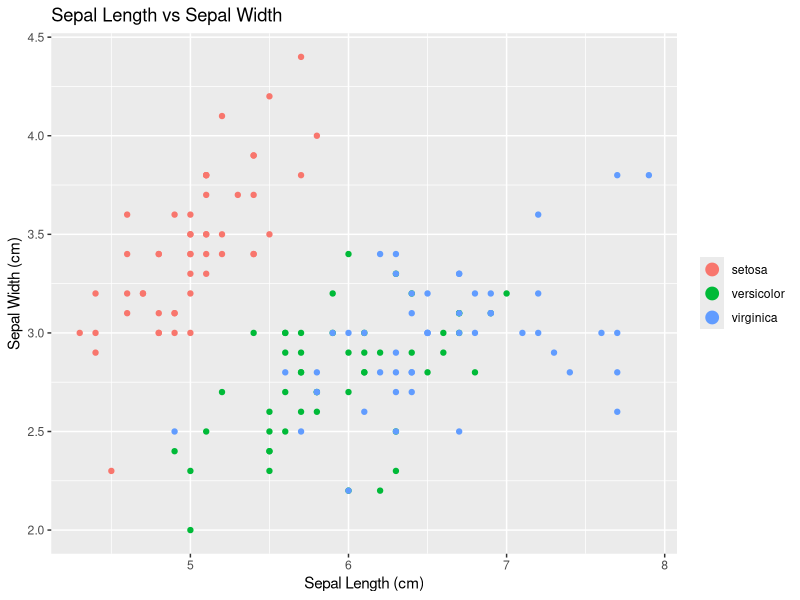
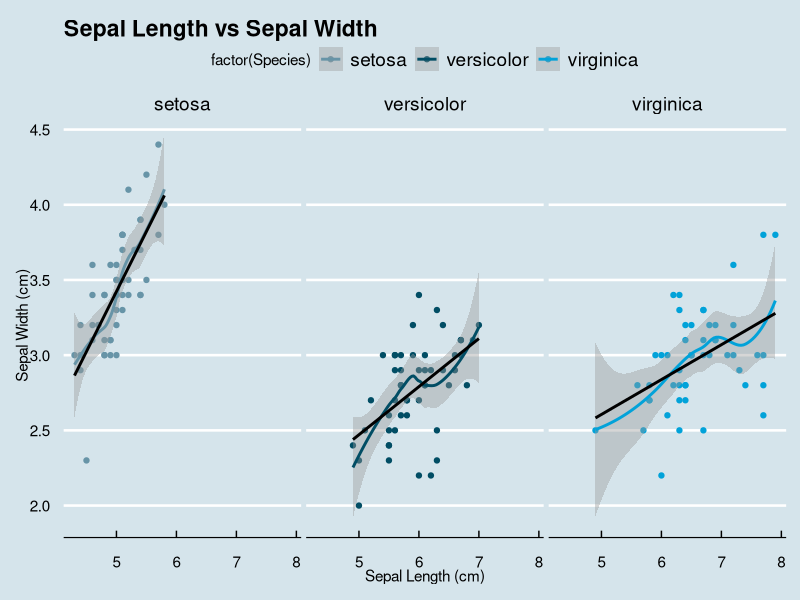

Here is the R script that generated these plots, in order:
#lab 2
#you can find my slides here 
#https://docs.google.com/presentation/d/1GSqoO9xk4hDxuumeuYKlC2eA0TYqK2EBEaLqW6m03vQ/edit?usp=sharing

#ggplot2 cheat sheet
#https://www.rstudio.com/wp-content/uploads/2015/03/ggplot2-cheatsheet.pdf

#load in libraries
library(ggplot2)

#load in built in dataset
data <- iris

#basic scatter plot
g<-ggplot(data, aes(Sepal.Length, Sepal.Width))+geom_point(color="blue")

#lets get a title and axis labels in the mix
g<-g+labs(x="Sepal Length (cm)", y="Sepal Width (cm)", title='Sepal Length vs Sepal Width')

#lets say we want to then color the graph by species of iris
#color is then specified in aes because it is a function of the dataset
#otherwise color would be specified in geom_point()
g<-ggplot(data, aes(Sepal.Length, Sepal.Width, color=factor(Species)))+geom_point()
g<-g+labs(x="Sepal Length (cm)", y="Sepal Width (cm)", title='Sepal Length vs Sepal Width')

#legend title is ugly
g<- g+theme(legend.title=element_blank())

#and the legend dots are tiny
g+guides(colour = guide_legend(override.aes = list(size=4)))

#much better

#shall we change the background color?
g<- g+theme(panel.background = element_rect(fill = 'grey75'))

#hm you know I changed my mind about all the species being on one graph, lets put it on three
g<- g+facet_wrap(~Species, nrow=1)

#lets add a line to those plots!
g<-g+stat_smooth()

#that isn't quite what we were looking for, lets do a best fit instead
g<-g+stat_smooth(method="lm", se=FALSE, col="black")

#you can get all sorts of funky themes in the mix
#https://github.com/jrnold/ggthemes
library(ggthemes)
g<- g+theme_economist()+scale_colour_economist()
#NEAT

#plotting
g
